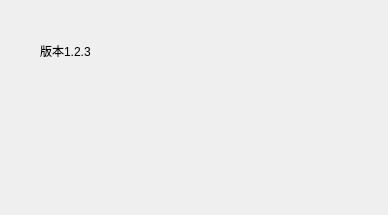
<?xml version="1.0" encoding="UTF-8"?>
<ui version="4.0">
 <class>AboutDialog</class>
 <widget class="QDialog" name="AboutDialog">
  <property name="geometry">
   <rect>
    <x>0</x>
    <y>0</y>
    <width>388</width>
    <height>215</height>
   </rect>
  </property>
  <property name="windowTitle">
   <string>Dialog</string>
  </property>
  <widget class="QLabel" name="label">
   <property name="geometry">
    <rect>
     <x>40</x>
     <y>30</y>
     <width>191</width>
     <height>41</height>
    </rect>
   </property>
   <property name="text">
    <string>版本1.2.3</string>
   </property>
  </widget>
 </widget>
 <resources/>
 <connections/>
</ui>
